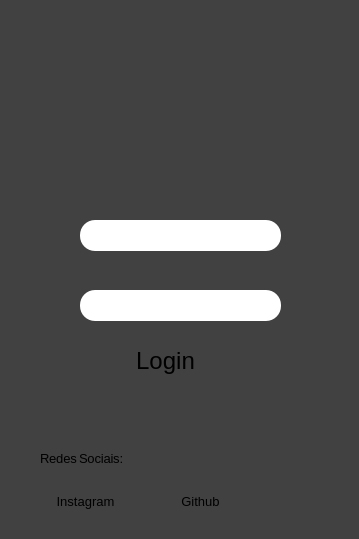
<?xml version="1.0" encoding="UTF-8"?>
<ui version="4.0">
 <class>MainWindow</class>
 <widget class="QMainWindow" name="MainWindow">
  <property name="geometry">
   <rect>
    <x>0</x>
    <y>0</y>
    <width>359</width>
    <height>539</height>
   </rect>
  </property>
  <property name="maximumSize">
   <size>
    <width>359</width>
    <height>539</height>
   </size>
  </property>
  <property name="windowTitle">
   <string>Painel De Login </string>
  </property>
  <property name="windowIcon">
   <iconset>
    <normaloff>13396365421529659195-128.png</normaloff>13396365421529659195-128.png</iconset>
  </property>
  <property name="styleSheet">
   <string notr="true">background-color: rgb(65, 65, 65);</string>
  </property>
  <widget class="QWidget" name="centralwidget">
   <widget class="QLabel" name="label">
    <property name="geometry">
     <rect>
      <x>150</x>
      <y>90</y>
      <width>51</width>
      <height>61</height>
     </rect>
    </property>
    <property name="text">
     <string/>
    </property>
    <property name="pixmap">
     <pixmap>6555969181582518276-48.png</pixmap>
    </property>
   </widget>
   <widget class="QLineEdit" name="lineEdit">
    <property name="geometry">
     <rect>
      <x>80</x>
      <y>220</y>
      <width>201</width>
      <height>31</height>
     </rect>
    </property>
    <property name="styleSheet">
     <string notr="true">background-color: rgb(255, 255, 255);
border-style: outset;
border-radius: 15px;
padding:8px 10px;</string>
    </property>
   </widget>
   <widget class="QLineEdit" name="lineEdit_2">
    <property name="geometry">
     <rect>
      <x>80</x>
      <y>290</y>
      <width>201</width>
      <height>31</height>
     </rect>
    </property>
    <property name="styleSheet">
     <string notr="true">background-color: rgb(255, 255, 255);
border-style: outset;
border-radius: 15px;
padding:8px 10px;</string>
    </property>
   </widget>
   <widget class="QLabel" name="label_3">
    <property name="geometry">
     <rect>
      <x>40</x>
      <y>220</y>
      <width>31</width>
      <height>31</height>
     </rect>
    </property>
    <property name="text">
     <string/>
    </property>
    <property name="pixmap">
     <pixmap>16671574911586787867-32.png</pixmap>
    </property>
   </widget>
   <widget class="QLabel" name="label_4">
    <property name="geometry">
     <rect>
      <x>30</x>
      <y>280</y>
      <width>41</width>
      <height>41</height>
     </rect>
    </property>
    <property name="text">
     <string/>
    </property>
    <property name="pixmap">
     <pixmap>13248718961594444099-48.png</pixmap>
    </property>
   </widget>
   <widget class="QPushButton" name="pushButton">
    <property name="geometry">
     <rect>
      <x>160</x>
      <y>490</y>
      <width>81</width>
      <height>23</height>
     </rect>
    </property>
    <property name="styleSheet">
     <string notr="true">
	border-radius:13px;
	display:inline-block;
	cursor:pointer;
	font-family:Arial;
	font-size:13px;
	text-decoration:none;</string>
    </property>
    <property name="text">
     <string>Github</string>
    </property>
    <property name="icon">
     <iconset>
      <normaloff>4422549621553664904-32.png</normaloff>4422549621553664904-32.png</iconset>
    </property>
   </widget>
   <widget class="QPushButton" name="pushButton_2">
    <property name="geometry">
     <rect>
      <x>30</x>
      <y>490</y>
      <width>111</width>
      <height>23</height>
     </rect>
    </property>
    <property name="styleSheet">
     <string notr="true">border-radius: 12;	
display:inline-block;
	cursor:pointer;
	font-family:Arial;
	font-size:13px;
	text-decoration:none;</string>
    </property>
    <property name="text">
     <string>Instagram</string>
    </property>
    <property name="icon">
     <iconset>
      <normaloff>3199256211543238897-48.png</normaloff>3199256211543238897-48.png</iconset>
    </property>
   </widget>
   <widget class="QPushButton" name="pushButton_3">
    <property name="geometry">
     <rect>
      <x>110</x>
      <y>340</y>
      <width>111</width>
      <height>41</height>
     </rect>
    </property>
    <property name="layoutDirection">
     <enum>Qt::RightToLeft</enum>
    </property>
    <property name="styleSheet">
     <string notr="true">border-radius: 17px;
	color:black;
	font-family:Arial;
	font-size:24px;

	text-decoration:none;
</string>
    </property>
    <property name="text">
     <string>Login</string>
    </property>
    <property name="icon">
     <iconset>
      <normaloff>12690011911543238858-48.png</normaloff>12690011911543238858-48.png</iconset>
    </property>
   </widget>
   <widget class="QLabel" name="label_2">
    <property name="geometry">
     <rect>
      <x>40</x>
      <y>450</y>
      <width>131</width>
      <height>16</height>
     </rect>
    </property>
    <property name="styleSheet">
     <string notr="true">font-family: &quot;Comic Sans MS&quot;, cursive, sans-serif;
font-size: 13px;
letter-spacing: -0.2px;
word-spacing: -1px;
color: #000000;
font-weight: normal;
text-decoration: none;
font-style: normal;
font-variant: normal;
text-transform: none;</string>
    </property>
    <property name="text">
     <string>Redes Sociais:</string>
    </property>
   </widget>
   <widget class="QLabel" name="label_5">
    <property name="geometry">
     <rect>
      <x>60</x>
      <y>410</y>
      <width>231</width>
      <height>16</height>
     </rect>
    </property>
    <property name="styleSheet">
     <string notr="true">font-family: &quot;Comic Sans MS&quot;, cursive, sans-serif;
font-size: 13px;
letter-spacing: -0.2px;
word-spacing: -1px;
color: #000000;
font-weight: normal;
text-decoration: none;
font-style: normal;
font-variant: normal;
text-transform: none;</string>
    </property>
    <property name="text">
     <string/>
    </property>
   </widget>
  </widget>
  <widget class="QMenuBar" name="menubar">
   <property name="geometry">
    <rect>
     <x>0</x>
     <y>0</y>
     <width>359</width>
     <height>21</height>
    </rect>
   </property>
  </widget>
  <widget class="QStatusBar" name="statusbar"/>
 </widget>
 <resources/>
 <connections/>
</ui>
